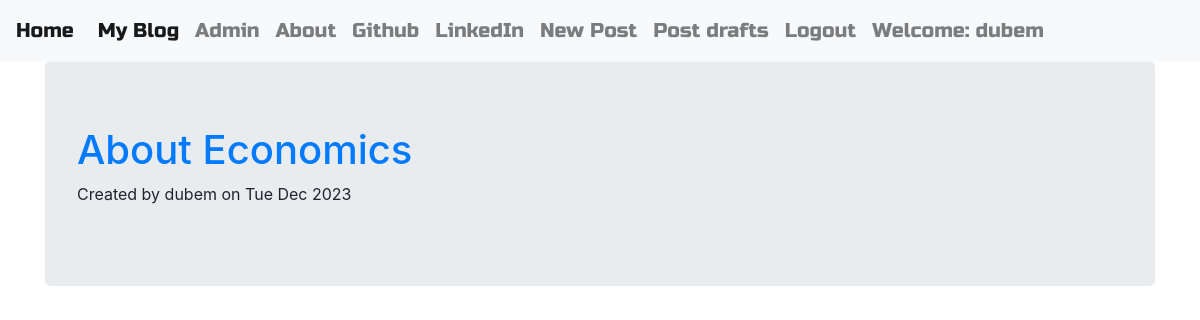
/draft/ (signed in), run on the app's committed database.
### blog/models.py (models this page shows, shortened)
class Post(models.Model):
    author = models.ForeignKey("auth.User", on_delete=models.CASCADE)
    title = models.CharField(max_length=200)
    text = models.TextField()
    create_date = models.DateTimeField(default=timezone.now)
    published_date = models.DateTimeField(blank=True, null=True)

### blog/views.py (the view)
# urls.py: path('draft/', views.DraftListView.as_view(), name='post_draft_list'),
class DraftListView(LoginRequiredMixin, ListView):
    template_name = 'blog/post_draft_list.html'
    login_url = '/login/'
    redirect_field_name ='blog:post_draft_list'
    model = Post
    context_object_name = 'draft_list'
    def get_queryset(self):
        return Post.objects.filter(published_date__isnull=True, author=self.request.user).order_by('-create_date')

### blog/templates/blog/post_draft_list.html
{% extends "blog/base.html" %}
{% block body_block %}
<div class="container">
    <div class="jumbotron">
        <div class="centerstage">
            {% if user.is_authenticated %}
            {% for draft in draft_list %}
            <div class="loader">
                <h1 class="draft-title"><a href={% url "blog:post_detail" pk=draft.pk%}>{{ draft.title }}</a></h1>
                <p class="post-meta">Created by {{ draft.author }} on {{ draft.create_date|date:'D M Y' }}</p>
            </div>
            {% endfor %}
        {% endif %}
        </div>
    </div>
</div>
{% endblock %}

### blog/templates/blog/base.html (shortened to what this page needs)
<!DOCTYPE html>
{% load static %}
<html lang="en" dir="ltr">
  <head>
    <link rel="stylesheet" href="https://stackpath.bootstrapcdn.com/bootstrap/4.3.1/css/bootstrap.min.css">
    <link rel="stylesheet" href="//cdn.jsdelivr.net/npm/medium-editor@latest/dist/css/medium-editor.min.css" type="text/css" media="screen" charset="utf-8">
    <link rel='stylesheet', href={% static 'css/blog.css' %}>
  </head>
  <body class="loader">
    <nav class="navbar navbar-expand-lg navbar-light bg-light">
        <a class="navbar-brand" href={% url "blog:index"%}>Home</a>
        <div class="collapse navbar-collapse" id="navbarNav">
            <ul class="navbar-nav">
                <li class="nav-item active"><a class="nav-link" href={% url "blog:post_list" %}>My Blog<span class="sr-only">(current)</span></a></li>
                <li class="nav-item"><a class="nav-link" href={% url "admin:index" %}>Admin</a></li>
                <li class="nav-item"><a class="nav-link" href={% url "blog:about" %}>About</a></li>
                <li class="nav-item"><a class="nav-link" href='https://www.github.com'>Github</a></li>
                <li class="nav-item"><a class="nav-link" href='https://www.linkedin.com'>LinkedIn</a></li>
                {% if user.is_authenticated %}
                <li><a class="nav-link"href={% url "blog:post_new"%}>New Post</a></li>
                <li class="nav-item">
                    <a class="nav-link"href={% url "blog:post_draft_list"%}>Post drafts</a>
                </li>
                <li class="nav-item">
                    <a class="nav-link" href={% url "blog:logout"%}>Logout</a>
                </li>
                <li class="nav-link">Welcome: {{user.username}}</li>
                {% else %}
                <li class="nav-item ml-auto">
                    <a class="nav-link" href={% url "blog:login" %}>Login</a>
                </li>
                {% endif %}
            </ul>
        </div>
    </nav>
    {% block body_block %}{% endblock %}
</body>
</html>

### blog/static/css/blog.css (style rules this page uses)
.bg-light { font-family: 'Russo One', serif; font-size: 20px; }
.centerstage { margin: auto; }
.loader { filter:hue-rotate(0deg); color:linear-gradient(45deg,#0f8,#08f) !important; animation:hue 10000ms infinite linear; }

### data on the page
Post: title "About Economics", author "dubem", create_date "Tue Dec 2023"

### other printed values
{{ user.username }} "dubem"
